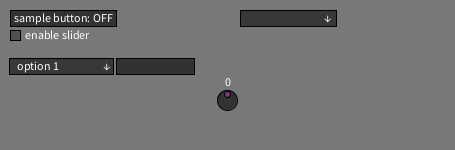
Frame 1 (no input)
Frame 60 (the mouse pressed at the canvas centre just before this capture): identical to frame 1, image omitted
Frame 120 (the mouse held since frame 60 and released just before this capture): identical to frame 1, image omitted

The Processing sketch that drew this single still picture (run headless with seeded random() and noise(); from frame 60 on, the mouse is pressed at the canvas centre):

// Processing sketch: pgui_full
// ── pgui_full.pde
//pgui full
button b = new button("sample button: ", 10, 10, 0);
keyBind kb = new keyBind("keybind: ", 120, 10);
checkBox ch = new checkBox(10, 30, 10, "enable slider");
sliderInt si = new sliderInt("height: ", 9, 49, 20, 90, 20, 100);
String[] mbOptions = { "sample option 1", "option 2", "number 3" };
multiBox mb = new multiBox(mbOptions, 248, 10);
String[] cbOptions = { "option 1", "sample option 2", "option 3" };
comboBox cb = new comboBox(cbOptions, 0, 17, 58);
textBox tb = new textBox(116, 58, 78);
knob k = new knob(227, 100, -50, 50, 20, 5);
/*
 button(String txt, int xpos, int ypos, int buttonwidth)
 keyBind(String name, int xpos, int ypos)
 checkBox(int x, int y, int size, String text)
 sliderInt(String name, int xpos, int ypos, float minimum, float maximum, float value, float size)
 multiBox(String[] list, int xpos, int ypos)
 comboBox(String[] list, int defaultselect, int xpos, int ypos)
 textBox(int xpos, int ypos, int boxwidth)
 knob(int x, int y, int min, int max, int size, int scale)
 */

void setup() {
  size(455, 150);
}

void draw() {
  background(120);
  b.update();
  if (b.toggled)
    kb.update();
  ch.update();
  mb.update();
  cb.update();
  if (ch.toggled)
    si.update();
  tb.update();
  k.update();
}







//PGUI CLASSES########################################################################################################################################################################################################################################################

class button {
  boolean toggled = false;
  color backFill = #323232, black = #000000, white = #FFFFFF, bg = #828282;
  int x, y, w, h = 16, r = 5;
  String buttonText = "", outputText;
  button (String txt, int xpos, int ypos, int buttonwidth) {
    buttonText = txt;
    x = xpos;
    y = ypos;
    w = buttonwidth;
  }
  void update() {
    getWidth();
    drawButton();
    getButtonUpdates();
  }
  void getWidth() {
    if (toggled)
      outputText = buttonText + "ON";
    else
      outputText = buttonText + "OFF";
    w = int(textWidth(outputText)) + 8;
  }
  void drawButton() {
    fill(backFill);
    rect(x, y, w, h);
    fill(white);
    text(outputText, x + 4, y + 12);
  }
  void getButtonUpdates() {
    if (((mouseX >= x && mouseX <= x + w) && (mouseY >= y && mouseY <= y + h)) && mousePressed)
    {
      toggled = !toggled;
      delay(100);
    }
  }
}

class checkBox {
  color backFill = #505050, hoverFill = #909090, enableFill = #900090;
  String txt;
  int xpos, ypos, s;
  boolean hovered, toggled = false;
  checkBox(int x, int y, int size, String text) {
    xpos = x;
    ypos = y;
    s = size;
    txt = text;
  }
  void update() {
    fill(255);
    text(txt, xpos + (s * 1.5), ypos + 9);
    if (!((mouseX >= xpos && mouseX <= xpos + s + textWidth(txt)) && (mouseY >= ypos && mouseY <= ypos + s)))
    {
      fill(backFill);
      rect(xpos, ypos, s, s);
    } else if (!mousePressed) {
      fill(hoverFill);
      rect(xpos, ypos, s, s);
    } else {
      toggled = !toggled;
      delay(50);
    }
    if (toggled) {
      fill(enableFill);
      rect(xpos + 2, ypos + 2, s - 4, s - 4);
    }
  }
}

class comboBox {
  boolean opened = false;
  int w, h = 16, x, y, padding = 16, selected, longestptr = 0;
  String[] options;
  color boxColor = #383838, textColor = #FFFFFF, dropColor = #434343;
  comboBox(String[] list, int defaultselect, int xpos, int ypos) {
    options = list;
    selected = defaultselect;
    x = xpos;
    y = ypos;
  }
  void update() {
    getLongestWord();
    drawBaseBox();
  }
  void getLongestWord() {
    for (int i = 0; i < options.length - 1; i++) {
      if (textWidth(options[i]) >= textWidth(options[longestptr]))
        longestptr = i;
    }
    w = int(textWidth(options[longestptr]) + padding);
  }
  void drawBaseBox() {
    stroke(0);
    fill(boxColor);
    rect(x - (padding / 2), y, w + 8, h);
    fill(textColor);
    text(options[selected], x, y + 12);
    if (!opened)
      text("↓", x + w - 10, y + 12);
    else
      text("↑", x + w - 10, y + 12);
    updateSelected();
  }
  void updateSelected() {
    if ((mouseX >= x - (padding / 2) && mouseX <= x - (padding / 2) + w + 8) && (mouseY >= y && mouseY <= y + h) && mousePressed)
    {
      opened = !opened;
      delay(50);
    }
    if (opened) {
      for (int i = 1; i <= options.length; i++) {
        fill(dropColor);
        rect(x - (padding / 2), y + (h * i), w + 8, h);
        fill(textColor);
        text(options[i - 1], x, y + (h * i) + 12);
        //if statement to check which option is clicked and set selected to that value
        if (((mouseX >= x - (padding / 2) && mouseX <= x - (padding / 2) + w + 8) && (mouseY >= y + (h * i) && mouseY <= y + (h * i) + h)) && mousePressed)
        {
          selected = i - 1;
          opened = false;
        }
      }
    }
  }
}

class sliderInt {
  color text = #FFFFFF, bg = #878787, slider = #000000, ball = #873287;
  float val, s, min, max;
  int staticx, staticy, x, y, ballx, ballsize = 10;
  String txt;
  sliderInt(String name, int xpos, int ypos, float minimum, float maximum, float value, float size) {
    txt = name;
    val = value;
    staticx = xpos;
    x = xpos;
    staticy = ypos;
    y = ypos;
    s = size;
    min = minimum;
    max = maximum;
  }
  void update() {
    drawText();
    drawSlider();
    drawBall();
  }
  void drawText() {
    fill(text);
    text(txt + int(val), staticx, y);
    String text = txt + int(val);
    int textWidth = int(textWidth(text));
    x = staticx + textWidth + ballsize;
    y = staticy + 4;
  }
  void drawSlider() {
    fill(slider);
    line(x, staticy, x + s, staticy);
  }
  void drawBall() {
    fill(ball);
    circle(ballx, staticy, ballsize);
    updateBall();
  }
  void updateBall() {
    String text2 = txt + int(val);
    int textWidth = int(textWidth(text2));
    if (ballx < (staticx + textWidth + ballsize + 4))
      ballx = staticx + textWidth + ballsize + 4;
    else if (ballx > (staticx + textWidth + s + ballsize))
      ballx = staticx + textWidth + int(s) + ballsize;
    if (mousePressed) {
      if ((mouseX >= (ballx - (ballsize / 2)) && mouseX <= (ballx + (ballsize / 2))) && ((mouseY >= staticy - (ballsize / 2)) && (mouseY <= staticy + (ballsize / 2)))) {
        ballx = mouseX;
        //update value here
        val = map(ballx, staticx + textWidth + ballsize, staticx + textWidth + s + ballsize, min, max);
        if (val < min)
          val = min;
        else if (val > max)
          val = max;
      }
    }
  }
}

class keyBind {
  boolean overridable = false;
  color bg = #828282, backFill = #323232, textFill = #FFFFFF, black = #000000;
  int x, y, w, w_padding = 4, h = 16;
  char[] o = { '[', ']' };
  String text, defaultText = "...", updateText = "...", lastText = "...", outputText;
  keyBind(String name, int xpos, int ypos) {
    text = name;
    x = xpos;
    y = ypos;
  }
  void update() {
    getWidth();
    drawKeyBind();
    updateKeyBind();
  }
  void getWidth() {
    w = w_padding + int(textWidth(updateBind()));
  }
  void updateKeyBind() {
    if ((mouseX >= x && mouseX <= x + w) && (mouseY >= y && mouseY <= y + h)) {
      if (updateText == "...")
        updateText = "press a key";
      if (mousePressed) {
        overridable = true;
        delay(150);
      }
    } else if (!((mouseX >= x && mouseX <= x + w) && (mouseY >= y && mouseY <= y + h)) && updateText == "press a key") {
      updateText = "...";
    }
    if (overridable) {
      if (keyPressed) {
        updateText = keyToString();
        overridable = false;
      } else if (mousePressed) {
        updateText = mouseToString();
        overridable = false;
      }
    }
  }
  String updateBind() {
    outputText = text + o[0] + updateText + o[1];
    return outputText;
  }
  void drawKeyBind() {
    fill(backFill);
    rect(x, y, w, h);
    fill(textFill);
    text(outputText, x + 2, y + 12);
  }
  String mouseToString() {
    switch(mouseButton) {
    case 37:
      return "lmb";
    case 39:
      return "rmb";
    default:
      return "...";
    }
  }
  String keyToString() {
    switch(int(key)) {
    case 8:
      return "backspace";
    case 9:
      return "tab";
    case 10:
      return "enter";
    case 32:
      return "space";
    case 39:
      return "'";
    case 44:
      return ",";
    case 45:
      return "-";
    case 46:
      return ".";
    case 47:
      return "/";
    case 48:
      return "0";
    case 49:
      return "1";
    case 50:
      return "2";
    case 51:
      return "3";
    case 52:
      return "4";
    case 53:
      return "5";
    case 54:
      return "6";
    case 55:
      return "7";
    case 56:
      return "8";
    case 57:
      return "9";
    case 59:
      return ";";
    case 61:
      return "=";
    case 65:
      return "a";
    case 66:
      return "b";
    case 67:
      return "c";
    case 68:
      return "d";
    case 69:
      return "e";
    case 70:
      return "f";
    case 71:
      return "g";
    case 72:
      return "h";
    case 73:
      return "i";
    case 74:
      return "j";
    case 75:
      return "k";
    case 76:
      return "l";
    case 77:
      return "m";
    case 78:
      return "n";
    case 79:
      return "o";
    case 80:
      return "p";
    case 81:
      return "q";
    case 82:
      return "r";
    case 83:
      return "s";
    case 84:
      return "t";
    case 85:
      return "u";
    case 86:
      return "v";
    case 87:
      return "w";
    case 88:
      return "x";
    case 89:
      return "y";
    case 90:
      return "z";
    case 91:
      return "[";
    case 92:
      return "\\";
    case 93:
      return "]";
    case 96:
      return "`";
    case 97:
      return "a";
    case 98:
      return "b";
    case 99:
      return "c";
    case 100:
      return "d";
    case 101:
      return "e";
    case 102:
      return "f";
    case 103:
      return "g";
    case 104:
      return "h";
    case 105:
      return "i";
    case 106:
      return "j";
    case 107:
      return "k";
    case 108:
      return "l";
    case 109:
      return "m";
    case 110:
      return "n";
    case 111:
      return "o";
    case 112:
      return "p";
    case 113:
      return "q";
    case 114:
      return "r";
    case 115:
      return "s";
    case 116:
      return "t";
    case 117:
      return "u";
    case 118:
      return "v";
    case 119:
      return "w";
    case 120:
      return "x";
    case 121:
      return "y";
    case 122:
      return "z";
    case 127:
      return "..."; //delete key
    default:
      if (key == 65535) {
        switch(keyCode) {
          //keycode switch
        case 16:
          return "shift";
        case 17:
          return "ctrl";
        case 18:
          return "alt";
        case 20:
          return "caps";
        case 33:
          return "pgup";
        case 34:
          return "pgdn";
        case 35:
          return "end";
        case 36:
          return "home";
        case 37:
          return "left";
        case 38:
          return "up";
        case 39:
          return "right";
        case 40:
          return "down";
        case 155:
          return "insert";
        default:
          return "...";
        }
      } else {
        return "...";
      }
    }
  }
}

class multiBox {
  boolean opened = false;
  color boxColor = #383838, textColor = #FFFFFF, dropColor = #434343;
  int padding = 16, w, h = 16, x, y, longestptr = 0;
  String displayText = "", linker = ", ";
  String[] options;
  boolean[] selected = {false, false, false};
  multiBox(String[] list, int xpos, int ypos) {
    options = list;
    x = xpos;
    y = ypos;
  }
  void update() {
    w = int(textWidth(displayText));
    drawBaseBox();
    drawText();
  }
  int getOverrideWidth() {
    for (int i = 0; i < options.length; i++) {
      if (textWidth(options[i]) >= textWidth(options[longestptr]))
        longestptr = i;
    }
    if (w < int(textWidth(options[longestptr])))
      return int(textWidth(options[longestptr]));
    return w;
  }
  void drawBaseBox() {
    stroke(0);
    fill(boxColor);
    w = getOverrideWidth();
    rect(x - (padding / 2), y, w + 16, h);
  }
  void drawText() {
    fill(textColor);
    displayText = "";
    for (int i = 0; i < options.length; i++) {
      if (selected[i])
        displayText += options[i] + linker;
    }
    text(displayText, x, y + 12);
    if (!opened)
      text("↓", x + w - 4, y + 12);
    else
      text("↑", x + w - 4, y + 12);
    updateSelected();
  }
  void updateSelected() {
    if ((mouseX >= x - (padding / 2) && mouseX <= x - (padding / 2) + w + 16) && (mouseY >= y && mouseY <= y + h) && mousePressed)
    {
      opened = !opened;
      delay(50);
    }
    if (opened) {
      for (int i = 1; i <= options.length; i++) {
        fill(dropColor);
        w = getOverrideWidth();
        rect(x - (padding / 2), y + (h * i), w + 16, h);
        fill(textColor);
        text(options[i - 1], x, y+ (h * i) + 12);
        //if statement to check which option is clicked then set selected text to true
        if (((mouseX >= x - (padding / 2) && mouseX <= x + w) && (mouseY >= y + (h * i) && mouseY <= y + (h * i) + h)) && mousePressed)
        {
          selected[i - 1] = !selected[i - 1];
          delay(50);
        }
      }
    }
  }
}

class textBox {
  boolean clicked;
  char inputchar;
  color textColor = #FFFFFF, boxColor = #323232, bg = #828282;
  int d = 100, x, y, w, h = 16;
  String text = "";
  textBox(int xpos, int ypos, int boxwidth) {
    x = xpos;
    y = ypos;
    w = boxwidth;
  }
  void update() {
    drawTextBox();
    getInput();
  }
  void drawTextBox() {
    fill(boxColor);
    rect(x, y, w, h);
    fill(textColor);
    text(text, x + 2, y + 12);
  }
  void getInput() {
    if ((mouseX >= x && mouseX <= x + w) && (mouseY >= y && mouseY <= y + h)) {
      if (keyPressed) {
        if (key == BACKSPACE && text.length() > 0)
        {
          text = text.substring(0, text.length() - 1);
          delay(d);
        } else if (!(textWidth(text) > w - 4)) {
          text += str(key);
          delay(d);
        }
      }
    }
  }
}

class knob {
  color bg = #828282, black = #000000, knobFill = #323232, textFill = #FFFFFF, valPtrFill = #8a308a;
  boolean editable  = false; //tracks whether or not value can be changed by dragging mouse with the bool checks when editable true, when mouse is hovering knob and mousePressed, editable = !editable; with delay(250) after (maybe rework this idea)
  int min, max, value;                  //minimum and maximum values, then current value of knob
  int x, y, size;                       //knob center point & size
  String text;                          //output text
  int txtx;                             //text position
  int x2, y2, size2;                    //value pointer on knob point & size
  int value2;                           //map for scale of knob
  int scale;                            //scale for swiping
  knob(int x, int y, int min, int max, int size, int scale) {
    this.x = x;
    this.y = y;
    this.min = min;
    this.max = max;
    this.size = size;
    size2 = size / 3;
    value = (min + max) / 2;
    this.scale = scale;
  }
  void update() {
    updateVal();
    updateKnob();
    drawKnob();
  }
  void drawKnob() {
    fill(knobFill);
    circle(x, y, size);
    fill(valPtrFill);
    circle(x2, y2, size2);
    fill(textFill);
    text(text, txtx, y - 14);
  }
  void updateVal() {
    if (editable) {
      if (mouseX > pmouseX)
        value+=scale;
      if (mouseX < pmouseX)
        value-=scale;
      if (mouseY < pmouseY)
        value+=scale;
      if (mouseY > pmouseY)
        value-=scale;
      if (mousePressed) {
        editable = !editable;
        delay(150);
      }
    }
    if (value <= min) {
      value = min;
    }
    if (value >= max) {
      value = max;
    }
  }
  void updateKnob() {
    if ((mouseX > x - size / 2 && mouseX < x + size / 2) && (mouseY > y - size / 2 && mouseY < y + size / 2) && mousePressed) {
      editable = !editable;
      delay(150);
    }
    text = str(value);
    txtx = x - (int(textWidth(text)) / 2);
    value2 = int(map(value, min, max, -size * 4, size * 4));     //maps to scale of knob
    x2 = int(x + (int(size / 2) - 4) * sin(value2 * PI / 180));  //x position of value pointer
    y2 = int(y + (int(size / 2) - 4) * -cos(value2 * PI / 180));  //y position of value pointer
  }
}
